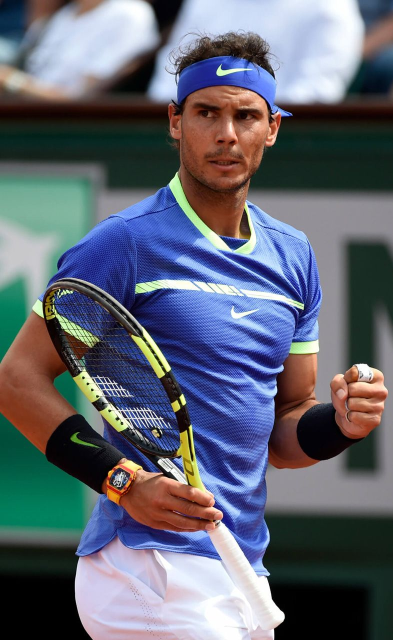
#> input picture nadal.jpg, 786 x 1280 px (shown at 1/2 size)
$ jupyter execute --allow-errors model.ipynb   (shell and % lines are left out)
#> lines starting #> are read from the running program, lines starting #| are printed output that depends on the picture; after the words box and inside, x2 and y2 are one past the last pixel; in counts of white or black regions, pixels touching at a corner belong together
[cell 1]
import numpy as np
import seaborn as sns
import matplotlib.pyplot as plt
import seaborn as sns
import pandas as pd
import cv2
import os
import shutil
import tensorflow as tf
import imghdr

#> (a cell that did not finish here is left out)

[cell 3]
img=cv2.imread('nadal.jpg')
#> img is the input picture: shape (1280, 786, 3); mean B, G, R 114.8, 101.8, 96.7
plt.imshow(cv2.cvtColor(img,cv2.COLOR_BGR2RGB))

[cell 4]
gray=cv2.cvtColor(img,cv2.COLOR_BGR2GRAY)
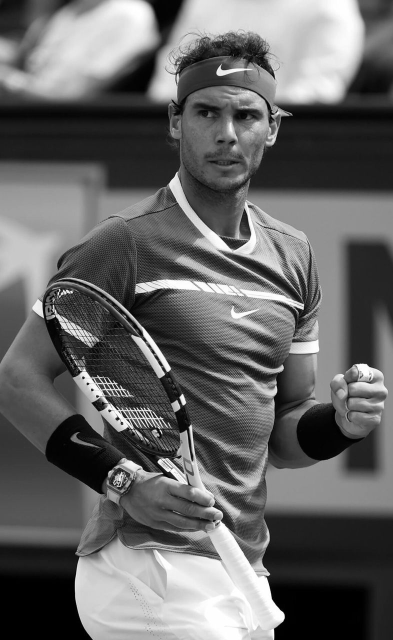
#> gray: shape (1280, 786) (shown at 1/2 size); min 0, max 255, mean 101.8
plt.imshow(gray,cmap='gray')
#matplotlib applies a colormap by default it is a colorful one so we have to use a cmap

[cell 5]
faceCascade=cv2.CascadeClassifier('HaarCascades/haarcascade_frontalface_default.xml')
eyeCascade=cv2.CascadeClassifier('HaarCascades/haarcascade_eye.xml')

faces=faceCascade.detectMultiScale(gray,1.3,5)
#> faces = [[340, 145, 221, 221]]

[cell 6]
faces
#> Out = [[340, 145, 221, 221]]

[cell 7]
for (x,y,w,h) in faces:
    i=cv2.rectangle(cv2.cvtColor(img,cv2.COLOR_BGR2RGB),(x,y),(x+w,y+h),(255,0,0),5)
#> this loop made 1 pass
plt.imshow(i)

[cell 8]
x,y,w,h=faces[0]
#> x = 340; y = 145; w = 221; h = 221
plt.imshow(gray[y:y+h,x:x+w])
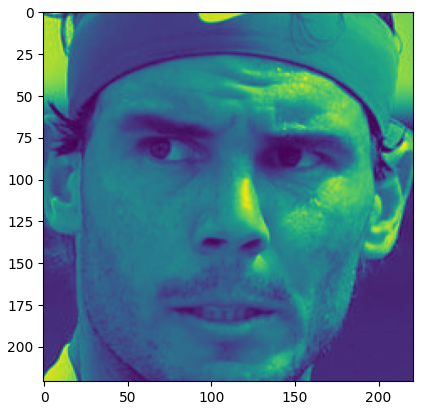
#> figure drawn by matplotlib, 1 panel

[cell 9]
eyes_cascade=cv2.CascadeClassifier('HaarCascades/haarcascade_eye.xml')
for (x,y,w,h) in faces:
    face_img=cv2.rectangle(img,(x,y),(x+w,y+h),(255,0,0),5)
    roi_gray=gray[y:y+h,x:x+w]
    roi_color=face_img[y:y+h,x:x+w]
    eyes=eyes_cascade.detectMultiScale(roi_gray)
    for ex,ey,ew,eh in eyes:
        cv2.rectangle(roi_color,(ex,ey),(ex+ew,ey+eh),(0,255,0),5)
#> this loop made 1 pass
#> (x, y, w, h, eyes) on pass 1: (340, 145, 221, 221, [[47, 55, 52, 52], [119, 60, 53, 53]])
#> pass 1, `roi_gray=gray[y:y+h,x:x+w]`:
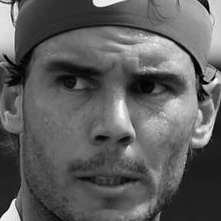
#> roi_gray: shape (221, 221); min 1, max 254, mean 94.7
#> pass 1, `roi_color=face_img[y:y+h,x:x+w]`:
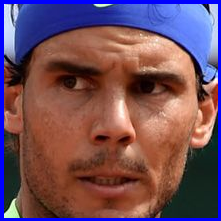
#> roi_color: shape (221, 221, 3); mean B, G, R 93, 78.3, 113.2
#> after the loop:
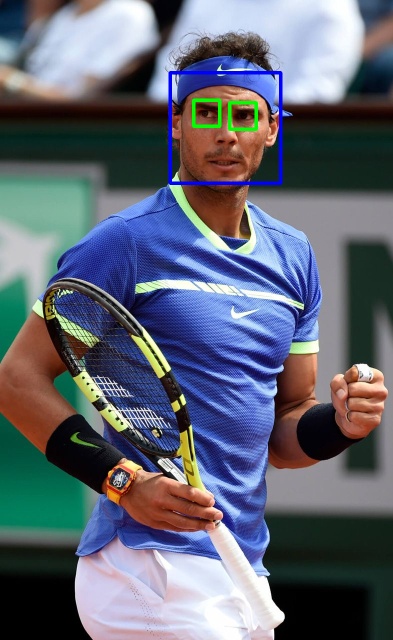
#> img: shape (1280, 786, 3) (shown at 1/2 size); 0.9% of pixels changed, all inside (x1, y1, x2, y2) = (337, 142, 565, 370)
#> after the loop:
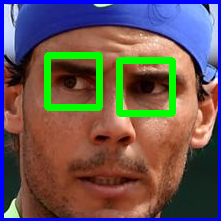
#> roi_color: shape (221, 221, 3); 5.94% of pixels changed, all inside (x1, y1, x2, y2) = (44, 52, 176, 117)
plt.imshow(img)

### Writing a funcn if we input a image and funcn returns the cropped image if face and eyes are detected

[cell 10]
def get_cropped_img_if_2_eyes(image_path):
#> called with image_path = 'nadal.jpg'
    img=cv2.imread(image_path)
    gray=cv2.cvtColor(img,cv2.COLOR_BGR2GRAY)
    face_cascade=cv2.CascadeClassifier('HaarCascades/haarcascade_frontalface_default.xml')
    eye_cascade=cv2.CascadeClassifier('HaarCascades/haarcascade_eye.xml')
    faces=face_cascade.detectMultiScale(gray,1.3,5)
#> faces = [[340, 145, 221, 221]]
    for x,y,w,h in faces:
        face_img=cv2.rectangle(img,(x,y),(x+w,y+h),5)
        roi_gray=gray[y:y+h,x:x+w]
        roi_color=face_img[y:y+h,x:x+w]
        eyes=eye_cascade.detectMultiScale(roi_gray)
        if(len(eyes)>=2):
            return roi_color
#> this loop made 1 pass
#> pass 1, in get_cropped_img_if_2_eyes, `roi_color=face_img[y:y+h,x:x+w]`:
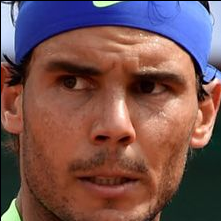
#> roi_color: shape (221, 221, 3); mean B, G, R 82.9, 83.3, 118.3

[cell 11]
plt.imshow(get_cropped_img_if_2_eyes('nadal.jpg'))

[cell 12]
path_data='data/'
path_2_cropped='data/cropped/'

[cell 13]
dir_path=[]
for entry in os.scandir(path_data):
    if entry.is_dir():
        dir_path.append(entry.path)

[cell 14]
dir_path

[cell 15]
if os.path.exists(path_2_cropped):
    shutil.rmtree(path_2_cropped)
os.makedirs(path_2_cropped)

[cell 16]
'''This code will create a cropped folder consisting of the cropped faces of the celebrities and will also
   remove images which are note openable in opencv or is not supported by tensorflow
'''
cropped_image_dirs=[]      #Helping Variable
celebrity_file_name_dirs={}#Helping Variable will consist of celebrity name as key and the image path as value
img_exts=['jpg','jpeg','png','bmp']

for img_dir in dir_path:
    count=1
    celebrity_name=img_dir.split('/')[-1]

    celebrity_file_name_dirs[celebrity_name]=[]

    for entry in os.scandir(img_dir):
        tip=imghdr.what(entry.path)

        if cv2.imread(entry.path) is None or imghdr.what(entry.path) not in img_exts:
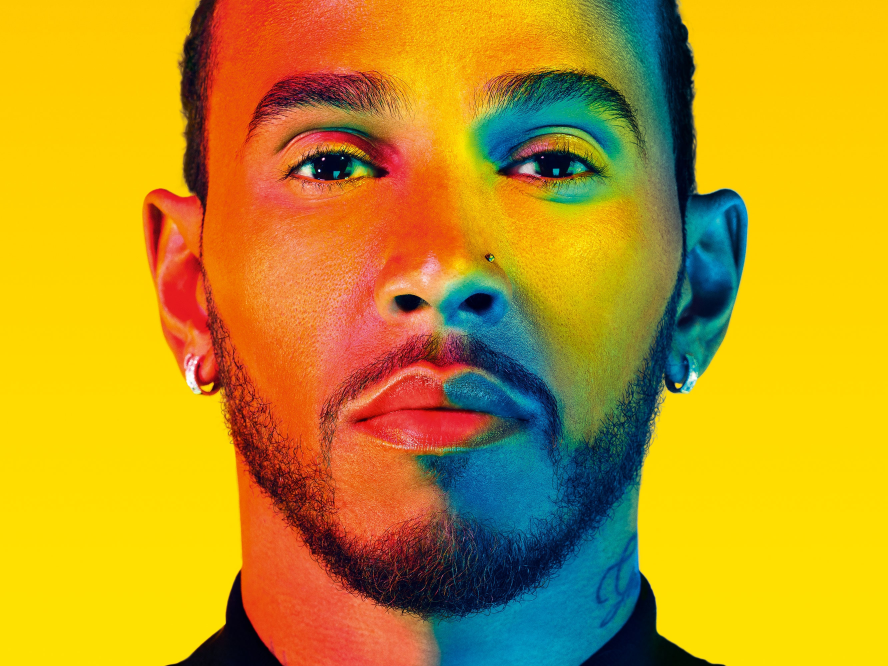
#> input picture data/LewisHamilton/1203856.jpg, 2664 x 1998 px (shown at 1/3 size)
                print('Image not in ext list or is not readable by opencv {}'.format(entry.path))
                os.remove(entry.path)

        else:
            roi_color=get_cropped_img_if_2_eyes(entry.path)  #returns the cropped face image
#> call 2 of get_cropped_img_if_2_eyes, with image_path = 'data/LewisHamilton/1203856.jpg'
#> in get_cropped_img_if_2_eyes, img is the input picture: shape (1998, 2664, 3); mean B, G, R 32.5, 151.4, 192
#> in get_cropped_img_if_2_eyes (call 2), `gray=cv2.cvtColor(img,cv2.COLOR_BGR2GRAY)`:
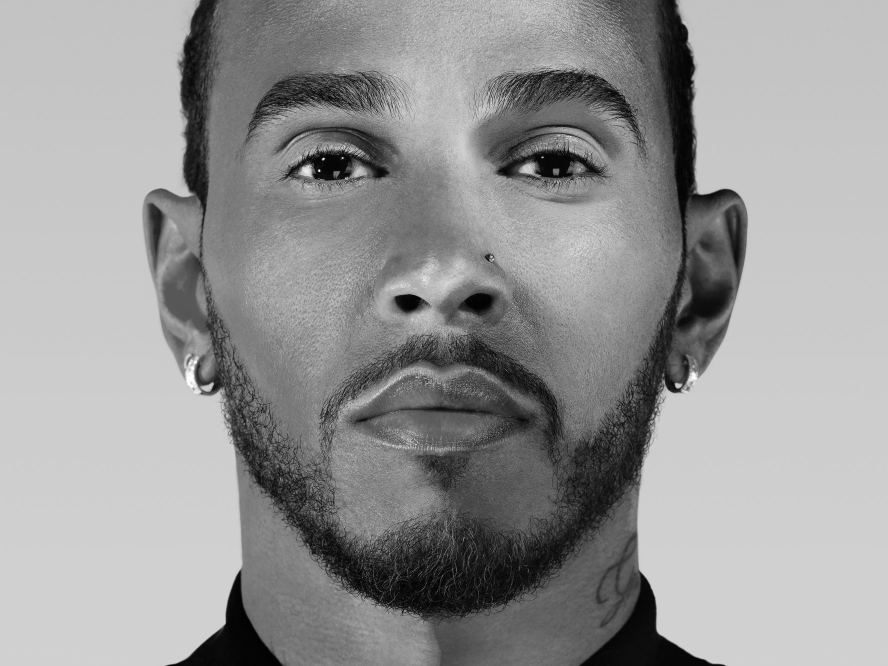
#> gray: shape (1998, 2664) (shown at 1/3 size); min 0, max 255, mean 150
#> in get_cropped_img_if_2_eyes (call 2), `faces=face_cascade.detectMultiScale(gray,1.3,5)`: faces = ()
            if roi_color is not None:

                #initializes a cropped folder with celebrity name
                cropped_folder=path_2_cropped + celebrity_name

                #Makes a directory if it doesnt exist
                if not os.path.exists(cropped_folder):
                    os.makedirs(cropped_folder)
                    #appends croppped directory path to list which will be used to make image file name
                    cropped_image_dirs.append(cropped_folder)

                #Making cropped image file name
                cropped_filename=celebrity_name + str(count) +"."+tip

                #Making cropped image file path for writing the image using opencv
                cropped_filepath=cropped_folder + "/" + cropped_filename

                cv2.imwrite(cropped_filepath,roi_color)

                #appending the image path as value in the particular key
                celebrity_file_name_dirs[celebrity_name].append(cropped_filepath)
                count+=1
